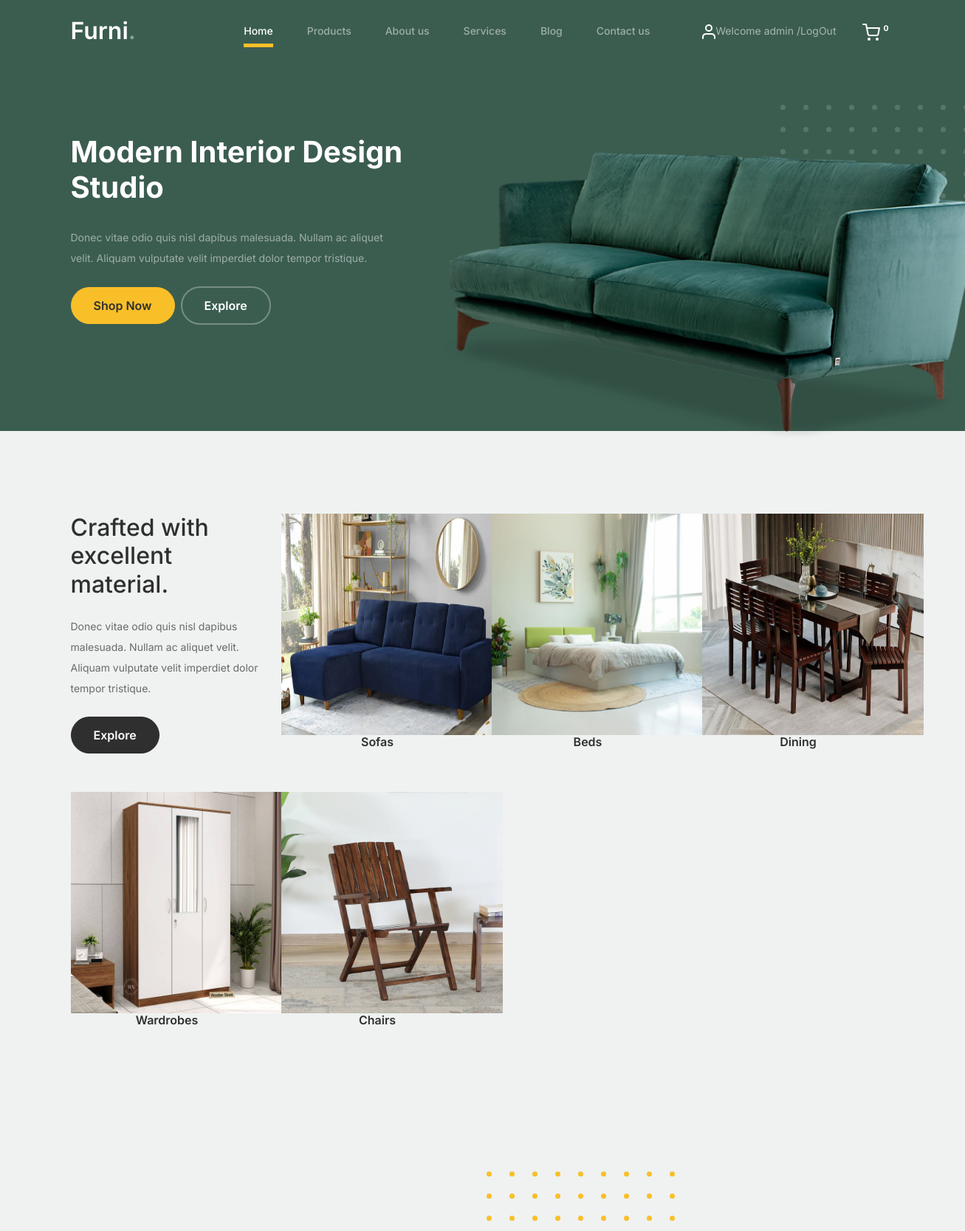
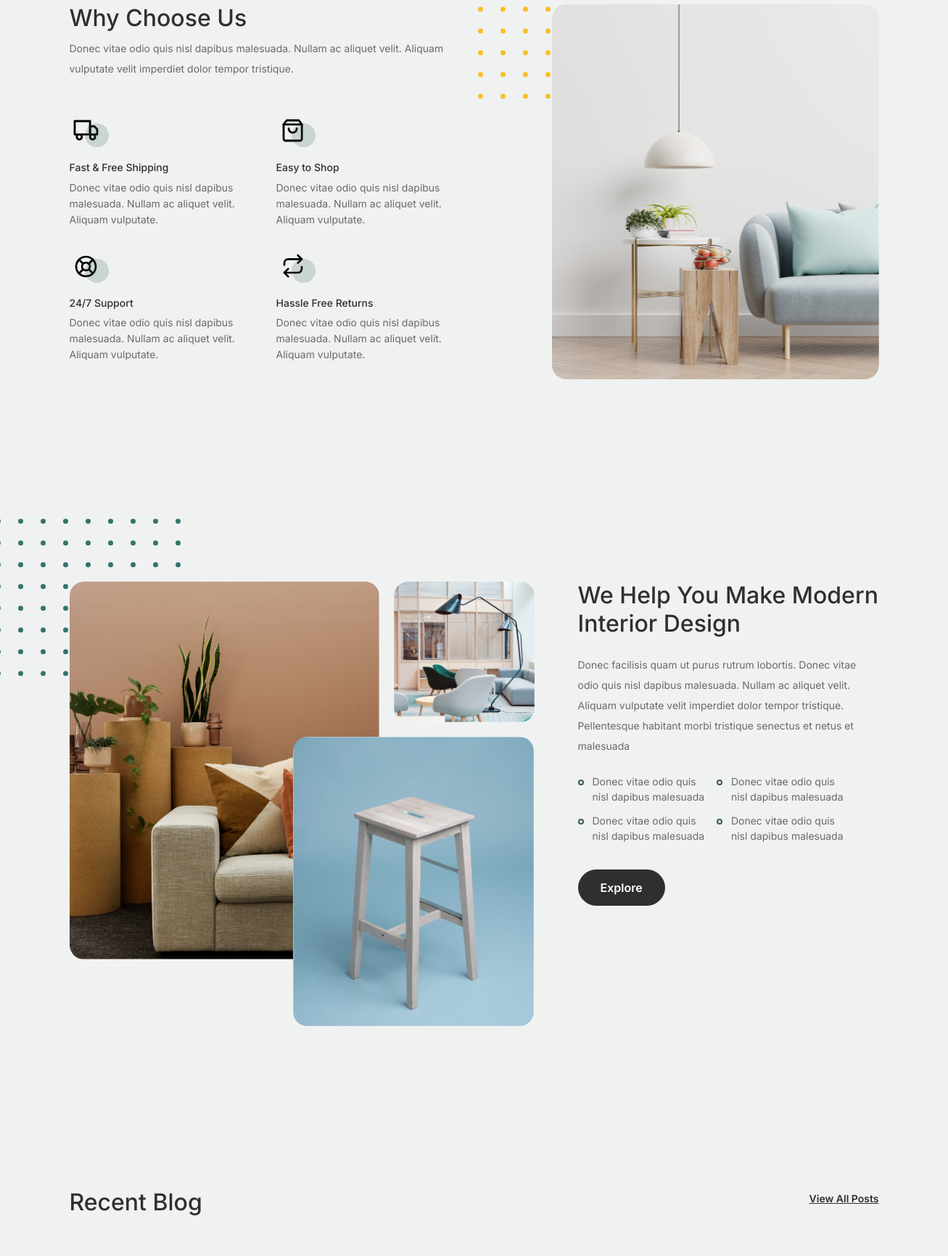
The app's page /home/ (signed in, upper part) with its own data (2 pictures, top to bottom).
### FurnitureApp/models.py (models this page shows)
class FurnitureDb(models.Model):
    Category = models.CharField(max_length=50,null=True,blank=True)
    Description = models.TextField(max_length=50,null=True,blank=True)
    Image = models.ImageField(upload_to="cat_img",null=True,blank=True)

### WebApp/views.py (the view)
# urls.py: path('home/',views.home_page,name="home"),
def home_page(request):
    categories = FurnitureDb.objects.all()
    data = BlogDb.objects.all()
    cart_data=CartDb.objects.filter(Name=request.session['Name'])
    X=cart_data.count()
    return render(request,"Home.html",{'categories':categories,'data':data,'X':X})

### WebApp/templates/Home.html (shortened to what this page needs)
<!doctype html>
{% load static %}
<html lang="en">
<head>
		<link href="{% static 'web/css/bootstrap.min.css' %}" rel="stylesheet">
		<link href="https://cdnjs.cloudflare.com/ajax/libs/font-awesome/6.0.0-beta3/css/all.min.css" rel="stylesheet">
		<link href="{% static 'web/css/tiny-slider.css' %}" rel="stylesheet">
		<link href="{% static 'web/css/style.css' %}" rel="stylesheet">
	</head>
	<body>
		<nav class="custom-navbar navbar navbar navbar-expand-md navbar-dark bg-dark" arial-label="Furni navigation bar">
			<div class="container">
				<a class="navbar-brand" href="{% url 'home' %}">Furni<span>.</span></a>
				<div class="collapse navbar-collapse" id="navbarsFurni">
					<ul class="custom-navbar-nav navbar-nav ms-auto mb-2 mb-md-0">
						<li class="nav-item active">
							<a class="nav-link" href="{% url 'home' %}">Home</a>
						</li>
						<li><a class="nav-link" href="{% url 'product_page' %}">Products</a></li>
						<li><a class="nav-link" href="{% url 'about_page' %}">About us</a></li>
						<li><a class="nav-link" href="services.html">Services</a></li>
						<li><a class="nav-link" href="{% url 'blog_page' %}">Blog</a></li>
						<li><a class="nav-link" href="{% url 'contact_page' %}">Contact us</a></li>
					</ul>
					<ul class="custom-navbar-cta navbar-nav mb-2 mb-md-0 ms-5">
						{% if request.session.Name %}
						<li><a class="nav-link" href="{% url 'user_logout' %}"><img src="{% static 'web/images/user.svg' %}">Welcome {{request.session.Name}} /LogOut</a></li>
						{% else %}
						<li><a class="nav-link" href="{% url 'login_page' %}"><img src="{% static 'web/images/user.svg' %}"></a></li>
						{% endif %}
						<li><a class="nav-link" href="{% url 'cart' %}"><img src="{% static 'web/images/cart.svg' %}">
							<sup style="color:White;"><b>{{X}}</b></sup>
						</a></li>
					</ul>
				</div>
			</div>
		</nav>
			<div class="hero">
				<div class="container">
					<div class="row justify-content-between">
						<div class="col-lg-5">
							<div class="intro-excerpt">
								<h1>Modern Interior <span clsas="d-block">Design Studio</span></h1>
								<p class="mb-4">Donec vitae odio quis nisl dapibus malesuada. Nullam ac aliquet velit. Aliquam vulputate velit imperdiet dolor tempor tristique.</p>
								<p><a href="" class="btn btn-secondary me-2">Shop Now</a><a href="#" class="btn btn-white-outline">Explore</a></p>
							</div>
						</div>
						<div class="col-lg-7">
							<div class="hero-img-wrap">
								<img src="{% static 'web/images/couch.png' %}" class="img-fluid">
							</div>
						</div>
					</div>
				</div>
			</div>
		<div class="product-section">
			<div class="container">
				<div class="row">
					<div class="col-md-12 col-lg-3 mb-5 mb-lg-0">
						<h2 class="mb-4 section-title">Crafted with excellent material.</h2>
						<p class="mb-4">Donec vitae odio quis nisl dapibus malesuada. Nullam ac aliquet velit. Aliquam vulputate velit imperdiet dolor tempor tristique. </p>
						<p><a href="shop.html" class="btn">Explore</a></p>
					</div>
					{% for i in categories %}
					<div class="col-12 col-md-4 col-lg-3 mb-5 mb-md-0">
						<a class="product-item" href="{% url 'filter_products' cat_name=i.Category %}">
							<img src="{{i.Image.url}}" width="300px"height="300px">
							<h3 class="product-title"> {{i.Category}}</h3>
						</a>
					</div>
					{% endfor %}
				</div>
			</div>
		</div>
		<div class="why-choose-section">
			<div class="container">
				<div class="row justify-content-between">
					<div class="col-lg-6">
						<h2 class="section-title">Why Choose Us</h2>
						<p>Donec vitae odio quis nisl dapibus malesuada. Nullam ac aliquet velit. Aliquam vulputate velit imperdiet dolor tempor tristique.</p>
						<div class="row my-5">
							<div class="col-6 col-md-6">
								<div class="feature">
									<div class="icon">
										<img src="{% static 'web/images/truck.svg' %}" alt="Image" class="imf-fluid">
									</div>
									<h3>Fast &amp; Free Shipping</h3>
									<p>Donec vitae odio quis nisl dapibus malesuada. Nullam ac aliquet velit. Aliquam vulputate.</p>
								</div>
							</div>
							<div class="col-6 col-md-6">
								<div class="feature">
									<div class="icon">
										<img src="{% static 'web/images/bag.svg' %}" alt="Image" class="imf-fluid">
									</div>
									<h3>Easy to Shop</h3>
									<p>Donec vitae odio quis nisl dapibus malesuada. Nullam ac aliquet velit. Aliquam vulputate.</p>
								</div>
							</div>
							<div class="col-6 col-md-6">
								<div class="feature">
									<div class="icon">
										<img src="{% static 'web/images/support.svg' %}" alt="Image" class="imf-fluid">
									</div>
									<h3>24/7 Support</h3>
									<p>Donec vitae odio quis nisl dapibus malesuada. Nullam ac aliquet velit. Aliquam vulputate.</p>
								</div>
							</div>
							<div class="col-6 col-md-6">
								<div class="feature">
									<div class="icon">
										<img src="{% static 'web/images/return.svg' %}" alt="Image" class="imf-fluid">
									</div>
									<h3>Hassle Free Returns</h3>
									<p>Donec vitae odio quis nisl dapibus malesuada. Nullam ac aliquet velit. Aliquam vulputate.</p>
								</div>
							</div>
						</div>
					</div>
					<div class="col-lg-5">
						<div class="img-wrap">
							<img src="{% static 'web/images/why-choose-us-img.jpg' %}" alt="Image" class="img-fluid">
						</div>
					</div>
				</div>
			</div>
		</div>
		<div class="we-help-section">
			<div class="container">
				<div class="row justify-content-between">
					<div class="col-lg-7 mb-5 mb-lg-0">
						<div class="imgs-grid">
							<div class="grid grid-1"><img src="{% static 'web/images/img-grid-1.jpg' %}" alt="Untree.co"></div>
							<div class="grid grid-2"><img src="{% static 'web/images/img-grid-2.jpg' %}" alt="Untree.co"></div>
							<div class="grid grid-3"><img src="{% static 'web/images/img-grid-3.jpg' %}" alt="Untree.co"></div>
						</div>
					</div>
					<div class="col-lg-5 ps-lg-5">
						<h2 class="section-title mb-4">We Help You Make Modern Interior Design</h2>
						<p>Donec facilisis quam ut purus rutrum lobortis. Donec vitae odio quis nisl dapibus malesuada. Nullam ac aliquet velit. Aliquam vulputate velit imperdiet dolor tempor tristique. Pellentesque habitant morbi tristique senectus et netus et malesuada</p>
						<ul class="list-unstyled custom-list my-4">
							<li>Donec vitae odio quis nisl dapibus malesuada</li>
							<li>Donec vitae odio quis nisl dapibus malesuada</li>
							<li>Donec vitae odio quis nisl dapibus malesuada</li>
							<li>Donec vitae odio quis nisl dapibus malesuada</li>
						</ul>
						<p><a herf="#" class="btn">Explore</a></p>
					</div>
				</div>
			</div>
		</div>
		<div class="blog-section">
			<div class="container">
				<div class="row mb-5">
					<div class="col-md-6">
						<h2 class="section-title">Recent Blog</h2>
					</div>
					<div class="col-md-6 text-start text-md-end">
						<a href="#" class="more">View All Posts</a>
					</div>
				</div>
			</div>
		</div>
	</body>
</html>

### records on screen
FurnitureDb: Image (picture), Category "Sofas"
FurnitureDb: Image (picture), Category "Beds"
FurnitureDb: Image (picture), Category "Dining"
FurnitureDb: Image (picture), Category "Wardrobes"
FurnitureDb: Image (picture), Category "Chairs"

### other values on screen
{{ request.session.Name }} "admin"
{{ X }} "0"
